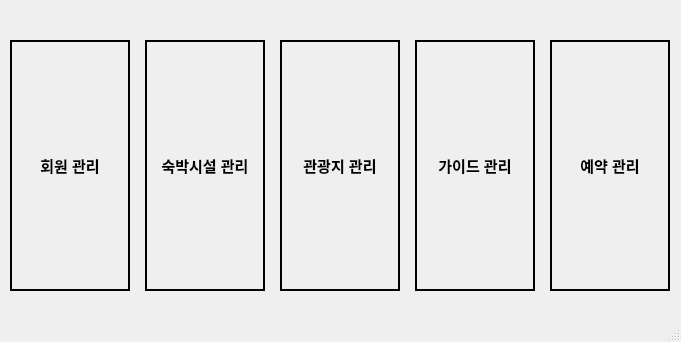
<?xml version="1.0" encoding="UTF-8"?>
<ui version="4.0">
 <class>MainWindow</class>
 <widget class="QMainWindow" name="MainWindow">
  <property name="geometry">
   <rect>
    <x>0</x>
    <y>0</y>
    <width>681</width>
    <height>342</height>
   </rect>
  </property>
  <property name="windowTitle">
   <string>여행사 프로그램</string>
  </property>
  <property name="styleSheet">
   <string notr="true"/>
  </property>
  <widget class="QWidget" name="centralwidget">
   <widget class="QPushButton" name="userButton">
    <property name="geometry">
     <rect>
      <x>10</x>
      <y>40</y>
      <width>120</width>
      <height>251</height>
     </rect>
    </property>
    <property name="font">
     <font>
      <pointsize>-1</pointsize>
      <weight>99</weight>
      <bold>true</bold>
     </font>
    </property>
    <property name="styleSheet">
     <string notr="true">QPushButton
{
font-weight:800;
font-size:15px;
border:2px solid #000;
}
QPushButton:hover
{
background-color:#dedede;

}</string>
    </property>
    <property name="text">
     <string>회원 관리</string>
    </property>
    <property name="flat">
     <bool>false</bool>
    </property>
   </widget>
   <widget class="QPushButton" name="touristButton">
    <property name="geometry">
     <rect>
      <x>280</x>
      <y>40</y>
      <width>120</width>
      <height>251</height>
     </rect>
    </property>
    <property name="font">
     <font>
      <pointsize>-1</pointsize>
      <weight>99</weight>
      <bold>true</bold>
     </font>
    </property>
    <property name="styleSheet">
     <string notr="true">QPushButton
{
font-weight:800;
font-size:15px;
border:2px solid #000;
}
QPushButton:hover
{
background-color:#dedede;

}</string>
    </property>
    <property name="text">
     <string>관광지 관리</string>
    </property>
    <property name="flat">
     <bool>false</bool>
    </property>
   </widget>
   <widget class="QPushButton" name="facilityButton">
    <property name="geometry">
     <rect>
      <x>145</x>
      <y>40</y>
      <width>120</width>
      <height>251</height>
     </rect>
    </property>
    <property name="font">
     <font>
      <pointsize>-1</pointsize>
      <weight>99</weight>
      <bold>true</bold>
     </font>
    </property>
    <property name="styleSheet">
     <string notr="true">QPushButton
{
font-weight:800;
font-size:15px;
border:2px solid #000;
}
QPushButton:hover
{
background-color:#dedede;

}</string>
    </property>
    <property name="text">
     <string>숙박시설 관리</string>
    </property>
    <property name="flat">
     <bool>false</bool>
    </property>
   </widget>
   <widget class="QPushButton" name="guideButton">
    <property name="geometry">
     <rect>
      <x>415</x>
      <y>40</y>
      <width>120</width>
      <height>251</height>
     </rect>
    </property>
    <property name="font">
     <font>
      <pointsize>-1</pointsize>
      <weight>99</weight>
      <bold>true</bold>
     </font>
    </property>
    <property name="autoFillBackground">
     <bool>false</bool>
    </property>
    <property name="styleSheet">
     <string notr="true">QPushButton
{
font-weight:800;
font-size:15px;
border:2px solid #000;
}
QPushButton:hover
{
background-color:#dedede;

}</string>
    </property>
    <property name="text">
     <string>가이드 관리</string>
    </property>
    <property name="flat">
     <bool>false</bool>
    </property>
   </widget>
   <widget class="QPushButton" name="reservationButton">
    <property name="geometry">
     <rect>
      <x>550</x>
      <y>40</y>
      <width>120</width>
      <height>251</height>
     </rect>
    </property>
    <property name="font">
     <font>
      <pointsize>-1</pointsize>
      <weight>99</weight>
      <bold>true</bold>
     </font>
    </property>
    <property name="autoFillBackground">
     <bool>false</bool>
    </property>
    <property name="styleSheet">
     <string notr="true">QPushButton
{
font-weight:800;
font-size:15px;
border:2px solid #000;
}
QPushButton:hover
{
background-color:#dedede;

}</string>
    </property>
    <property name="text">
     <string>예약 관리</string>
    </property>
    <property name="flat">
     <bool>false</bool>
    </property>
   </widget>
  </widget>
  <widget class="QMenuBar" name="menubar">
   <property name="geometry">
    <rect>
     <x>0</x>
     <y>0</y>
     <width>681</width>
     <height>22</height>
    </rect>
   </property>
  </widget>
  <widget class="QStatusBar" name="statusbar"/>
 </widget>
 <resources/>
 <connections/>
</ui>
